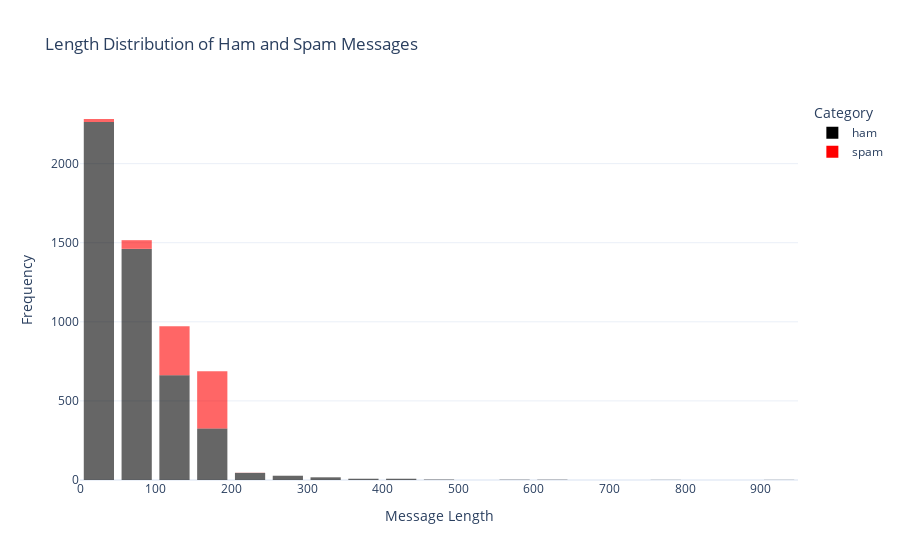

The notebook cell this image was saved under:
### Code cell
import plotly.express as px

# Assuming ham and spam DataFrames are already defined

# Concatenate ham and spam DataFrames
combined_df = pd.concat([ham.assign(label='ham'), spam.assign(label='spam')])

# Create an interactive histogram using Plotly Express
fig = px.histogram(combined_df, x='length', color='target', nbins=30,
                   labels={'target': 'Message Length'},
                   title='Length Distribution of Ham and Spam Messages',
                   template='plotly_white',  # Set background to white
                   opacity=0.6,  # Adjust opacity for better visibility
                   color_discrete_map={'ham': 'black', 'spam': 'red'})

# Customize layout
fig.update_layout(
    xaxis_title='Message Length',
    yaxis_title='Frequency',
    legend_title='Category',
    bargap=0.2,  # Set gap between bars
)

# Show the interactive plot
fig.show()

### Figure 1 — Plotly figure (JSON) as saved in the notebook; plotly's stock layout.template omitted (floating-point values rounded to 4 significant figures; data arrays with more than 128 entries replaced by an {"elided": "..."} marker saying what was removed)
{"data": [{"alignmentgroup": "True", "bingroup": "x", "hovertemplate": "Message Length=ham<br>length=%{x}<br>count=%{y}<extra></extra>", "legendgroup": "ham", "marker": {"color": "black", "opacity": 0.6, "pattern": {"shape": ""}}, "name": "ham", "nbinsx": 30, "offsetgroup": "ham", "orientation": "v", "showlegend": true, "type": "histogram", "x": {"elided": "4825 int values"}, "xaxis": "x", "yaxis": "y"}, {"alignmentgroup": "True", "bingroup": "x", "hovertemplate": "Message Length=spam<br>length=%{x}<br>count=%{y}<extra></extra>", "legendgroup": "spam", "marker": {"color": "red", "opacity": 0.6, "pattern": {"shape": ""}}, "name": "spam", "nbinsx": 30, "offsetgroup": "spam", "orientation": "v", "showlegend": true, "type": "histogram", "x": {"elided": "747 int values"}, "xaxis": "x", "yaxis": "y"}], "layout": {"bargap": 0.2, "barmode": "relative", "legend": {"title": {"text": "Category"}, "tracegroupgap": 0}, "title": {"text": "Length Distribution of Ham and Spam Messages"}, "xaxis": {"anchor": "y", "domain": [0, 1], "title": {"text": "Message Length"}}, "yaxis": {"anchor": "x", "domain": [0, 1], "title": {"text": "Frequency"}}}}
